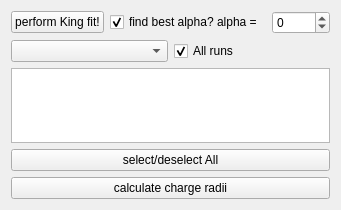
<?xml version="1.0" encoding="UTF-8"?>
<ui version="4.0">
 <class>KingFitter</class>
 <widget class="QWidget" name="KingFitter">
  <property name="geometry">
   <rect>
    <x>0</x>
    <y>0</y>
    <width>313</width>
    <height>210</height>
   </rect>
  </property>
  <property name="windowTitle">
   <string>Form</string>
  </property>
  <layout class="QVBoxLayout" name="verticalLayout_2">
   <item>
    <layout class="QHBoxLayout" name="horizontalLayout_2">
     <item>
      <widget class="QPushButton" name="bKingFit">
       <property name="text">
        <string>perform King fit!</string>
       </property>
      </widget>
     </item>
     <item>
      <widget class="QCheckBox" name="alphaTrue">
       <property name="text">
        <string>find best alpha? alpha = </string>
       </property>
       <property name="checked">
        <bool>true</bool>
       </property>
      </widget>
     </item>
     <item>
      <widget class="QSpinBox" name="sAlpha">
       <property name="sizePolicy">
        <sizepolicy hsizetype="Minimum" vsizetype="Fixed">
         <horstretch>0</horstretch>
         <verstretch>0</verstretch>
        </sizepolicy>
       </property>
       <property name="minimum">
        <number>-2000</number>
       </property>
       <property name="maximum">
        <number>2000</number>
       </property>
       <property name="value">
        <number>0</number>
       </property>
      </widget>
     </item>
    </layout>
   </item>
   <item>
    <layout class="QHBoxLayout" name="horizontalLayout">
     <item>
      <widget class="QComboBox" name="runSelect"/>
     </item>
     <item>
      <widget class="QCheckBox" name="allRuns">
       <property name="text">
        <string>All runs</string>
       </property>
       <property name="checked">
        <bool>true</bool>
       </property>
      </widget>
     </item>
    </layout>
   </item>
   <item>
    <layout class="QVBoxLayout" name="verticalLayout">
     <item>
      <widget class="QListWidget" name="isoList">
       <property name="selectionMode">
        <enum>QAbstractItemView::NoSelection</enum>
       </property>
      </widget>
     </item>
     <item>
      <widget class="QPushButton" name="pushButton_select_all">
       <property name="text">
        <string>select/deselect All</string>
       </property>
      </widget>
     </item>
    </layout>
   </item>
   <item>
    <widget class="QPushButton" name="bCalcChargeRadii">
     <property name="text">
      <string>calculate charge radii</string>
     </property>
    </widget>
   </item>
  </layout>
 </widget>
 <resources/>
 <connections/>
</ui>
